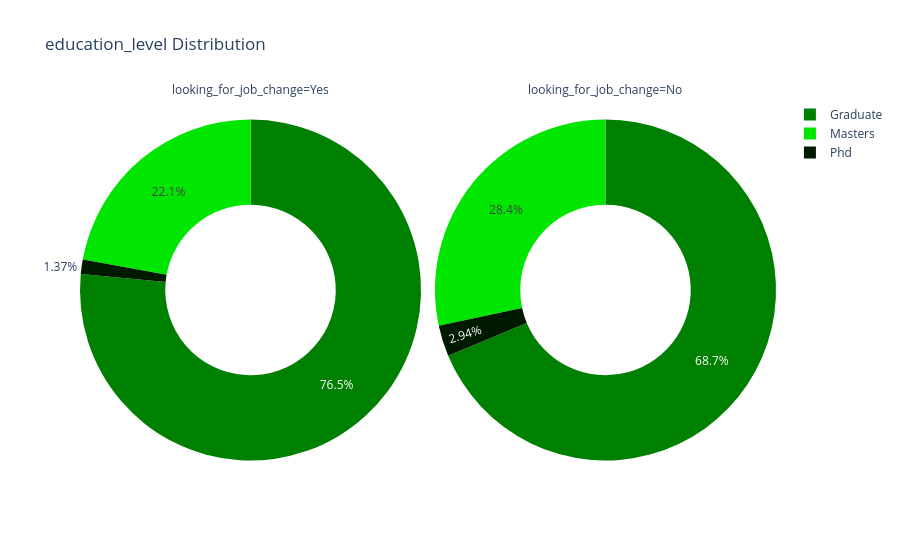

Source (notebook cell):
### Code cell
px.pie(data, 'education_level',color_discrete_sequence=['Green'] , facet_col= 'looking_for_job_change'  ,  title='education_level Distribution',hole=.5)

### Figure 1 — Plotly figure (JSON) as saved in the notebook; plotly's stock layout.template omitted (floating-point values rounded to 4 significant figures; data arrays with more than 128 entries replaced by an {"elided": "..."} marker saying what was removed)
{"data": [{"domain": {"x": [0, 0.49], "y": [0, 1]}, "hole": 0.5, "hovertemplate": "looking_for_job_change=Yes<br>education_level=%{label}<extra></extra>", "labels": {"elided": "4074 str values"}, "legendgroup": "", "name": "", "showlegend": true, "type": "pie"}, {"domain": {"x": [0.51, 1], "y": [0, 1]}, "hole": 0.5, "hovertemplate": "looking_for_job_change=No<br>education_level=%{label}<extra></extra>", "labels": {"elided": "11877 str values"}, "legendgroup": "", "name": "", "showlegend": true, "type": "pie"}], "layout": {"annotations": [{"font": {}, "showarrow": false, "text": "looking_for_job_change=Yes", "x": 0.245, "xanchor": "center", "xref": "paper", "y": 1, "yanchor": "bottom", "yref": "paper"}, {"font": {}, "showarrow": false, "text": "looking_for_job_change=No", "x": 0.755, "xanchor": "center", "xref": "paper", "y": 1, "yanchor": "bottom", "yref": "paper"}], "legend": {"tracegroupgap": 0}, "piecolorway": ["Green"], "title": {"text": "education_level Distribution"}}}
